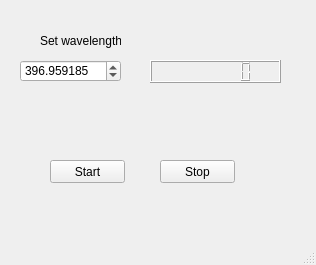
<?xml version="1.0" encoding="UTF-8"?>
<ui version="4.0">
 <class>MainWindow</class>
 <widget class="QMainWindow" name="MainWindow">
  <property name="geometry">
   <rect>
    <x>0</x>
    <y>0</y>
    <width>316</width>
    <height>265</height>
   </rect>
  </property>
  <property name="windowTitle">
   <string>MainWindow</string>
  </property>
  <widget class="QWidget" name="centralwidget">
   <widget class="QDoubleSpinBox" name="Set_wavelength">
    <property name="geometry">
     <rect>
      <x>20</x>
      <y>60</y>
      <width>101</width>
      <height>22</height>
     </rect>
    </property>
    <property name="decimals">
     <number>6</number>
    </property>
    <property name="minimum">
     <double>0.000000000000000</double>
    </property>
    <property name="maximum">
     <double>400.000000000000000</double>
    </property>
    <property name="singleStep">
     <double>0.000010000000000</double>
    </property>
    <property name="value">
     <double>396.959184999999991</double>
    </property>
   </widget>
   <widget class="QLabel" name="label">
    <property name="geometry">
     <rect>
      <x>40</x>
      <y>30</y>
      <width>81</width>
      <height>21</height>
     </rect>
    </property>
    <property name="text">
     <string>Set wavelength</string>
    </property>
   </widget>
   <widget class="QLCDNumber" name="lcdNumber">
    <property name="geometry">
     <rect>
      <x>150</x>
      <y>60</y>
      <width>131</width>
      <height>23</height>
     </rect>
    </property>
    <property name="digitCount">
     <number>7</number>
    </property>
   </widget>
   <widget class="QPushButton" name="start_button">
    <property name="geometry">
     <rect>
      <x>50</x>
      <y>160</y>
      <width>75</width>
      <height>23</height>
     </rect>
    </property>
    <property name="text">
     <string>Start</string>
    </property>
   </widget>
   <widget class="QPushButton" name="stop_button">
    <property name="geometry">
     <rect>
      <x>160</x>
      <y>160</y>
      <width>75</width>
      <height>23</height>
     </rect>
    </property>
    <property name="text">
     <string>Stop</string>
    </property>
   </widget>
  </widget>
  <widget class="QMenuBar" name="menubar">
   <property name="geometry">
    <rect>
     <x>0</x>
     <y>0</y>
     <width>316</width>
     <height>21</height>
    </rect>
   </property>
  </widget>
  <widget class="QStatusBar" name="statusbar"/>
 </widget>
 <resources/>
 <connections/>
</ui>
